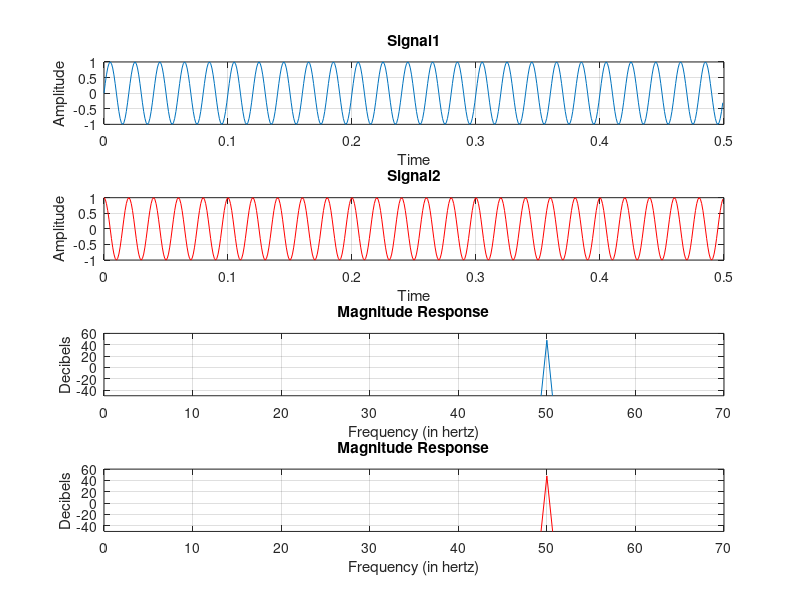

Write MATLAB code to recreate this figure.
%%Time specifications:
Fs = 1000;                      % samples per second
t = 0:1/Fs:0.5-1/Fs;
N = length(t);

%%Frequency specifications:
f = (-N/2:N/2-1)*Fs/N;           % hertz

%%Sine wave:
Fc = 50;                       % hertz
x1 = sin(2*pi*Fc*t);
x2 = sin(2*pi*Fc*t+pi/2);

%Fourier Transform:
y1 = fftshift(fft(x1));
y2 = fftshift(fft(x2));

%%Plot the spectrum:
figure;
subplot(4,1,1) 
plot(t,x1)
xlabel('Time');
ylabel('Amplitude');
xlabel('Time');
title('Signal1');
grid on;
subplot(4,1,2) 
plot(t,x2,'r')
xlabel('Time');
ylabel('Amplitude');
xlabel('Time');
title('Signal2');
grid on;
subplot(4,1,3) 
plot(f,20*log10(abs(y1)));
xlabel('Frequency (in hertz)');
ylabel('Decibels');
title('Magnitude Response');
axis([0 70 -50 60]);
grid on;
subplot(4,1,4) 
plot(f,20*log10(abs(y2)),'r');
xlabel('Frequency (in hertz)');
ylabel('Decibels');
title('Magnitude Response');
axis([0 70 -50 60]);
grid on;
